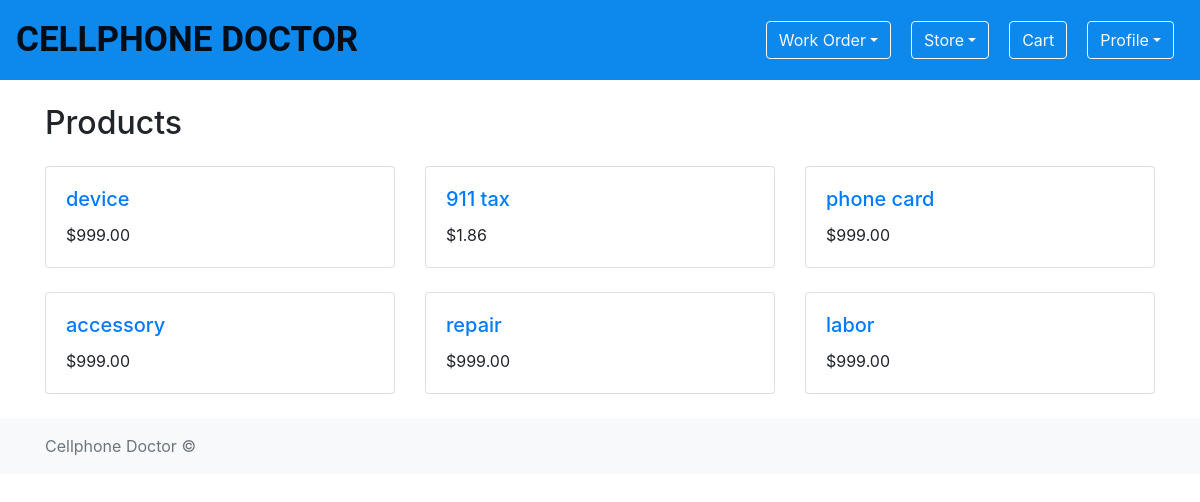
The app's page / (signed in) with its own data.
### shopping_cart/models.py (models this page shows, shortened)
class Product(models.Model):
    name = models.CharField(max_length=255)
    description = models.TextField(blank=True, null=True)
    price = models.DecimalField(max_digits=10, decimal_places=2)
    cost = models.DecimalField(max_digits=10, decimal_places=2, blank=True, null=True)
    department = models.ForeignKey(Department, on_delete=models.CASCADE)
    location = models.ForeignKey(Location, on_delete=models.CASCADE, blank=True, null=True)
    image = models.ImageField(
        upload_to='static/images/product_images/', blank=True, null=True)

### shopping_cart/views.py (the view)
# urls.py: path('', ProductListView.as_view(), name='product_list'),
class ProductListView(LoginRequiredMixin, ListView):
    model = Product
    template_name = 'shopping_cart/product_list.html'
    context_object_name = 'products'

### shopping_cart/templates/shopping_cart/product_list.html (shortened to what this page needs)
{% extends 'base.html' %}
{% block content %}
  <h2 class="mb-4">Products</h2>
  <div class="row">
    {% for product in products %}
      <div class="col-md-4 col-sm-6 mb-4">
        <div class="card">
          <div class="card-body">
            <h5 class="card-title">
              <a href="{% url 'shopping_cart:product_detail' pk=product.pk %}">{{ product.name }}</a>
            </h5>
            <p class="card-text">${{ product.price }}</p>
          </div>
        </div>
      </div>
    {% endfor %}
  </div>
{% endblock %}

### records on screen
Product: name "device", price "999.00"
Product: name "911 tax", price "1.86"
Product: name "phone card", price "999.00"
Product: name "accessory", price "999.00"
Product: name "repair", price "999.00"
Product: name "labor", price "999.00"
